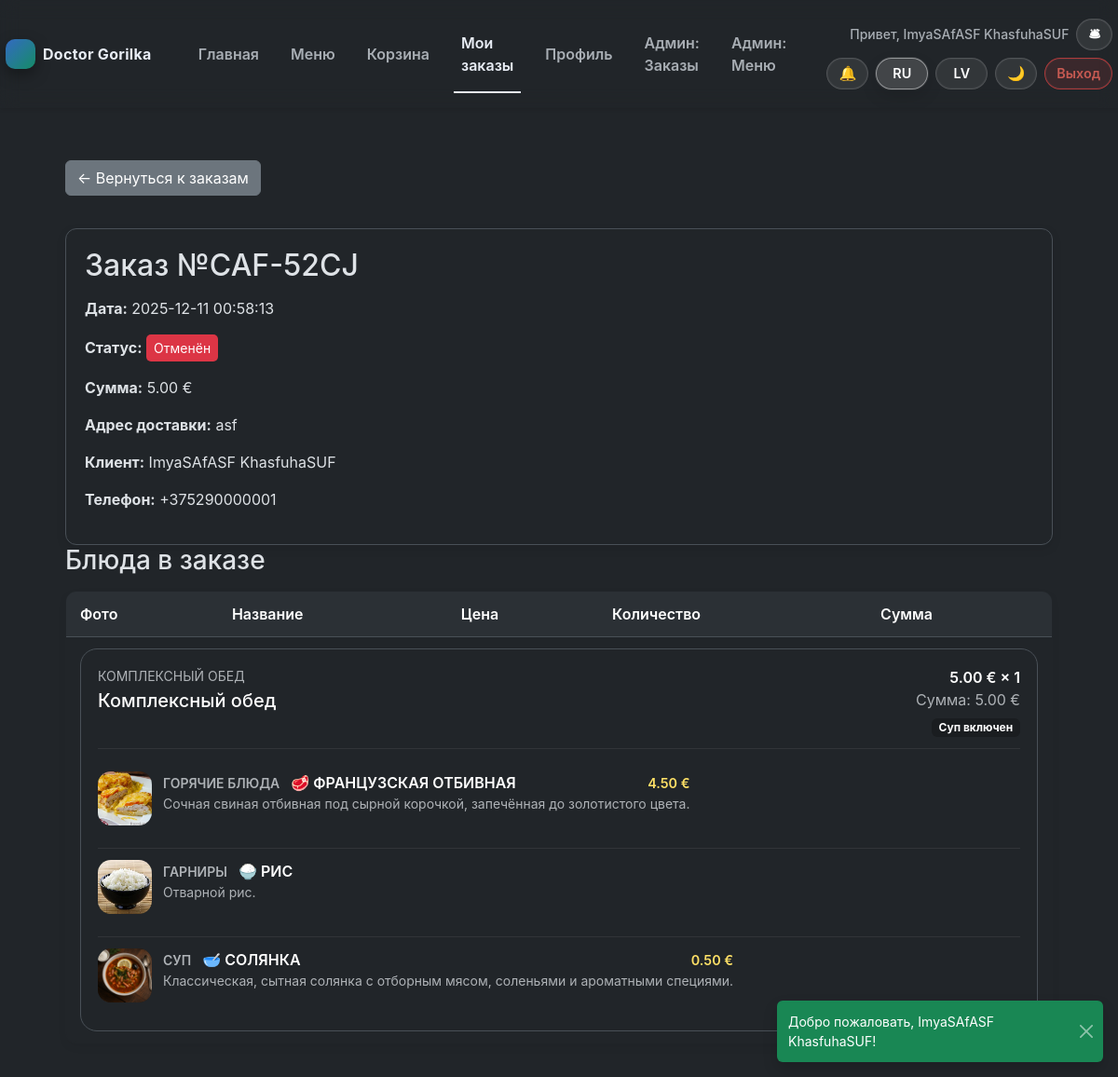
Page /orders/view?code=CAF-52CJ (signed in) on the committed database.
### tables this page shows
CREATE TABLE orders (
        id INTEGER PRIMARY KEY AUTOINCREMENT,
        user_id INTEGER NOT NULL,
        created_at TEXT DEFAULT CURRENT_TIMESTAMP,
        status TEXT CHECK(status IN ('pending','new','cooking','ready','delivered','cancelled')) DEFAULT 'pending',
        total_price REAL,
        delivery_address TEXT, order_code TEXT,
        FOREIGN KEY (user_id) REFERENCES users(id)
    );

CREATE TABLE order_items (
    id INTEGER PRIMARY KEY AUTOINCREMENT,
    order_id INTEGER NOT NULL,
    menu_id INTEGER NOT NULL,
    quantity INTEGER NOT NULL, combo_details TEXT,
    FOREIGN KEY (order_id) REFERENCES "orders_old"(id),
    FOREIGN KEY (menu_id) REFERENCES menu(id)
);

### src/Infrastructure/ViewRenderer.php (called while the page is built, shortened)
<?php
class ViewRenderer
{
    public function render(string $view, array $params = []): string
    {
        $viewFile = $this->basePath . '/' . $view . '.php';
        extract($params, EXTR_SKIP);
        require $viewFile;
        $content = ob_get_clean();
        if ($this->layout && file_exists($this->layout)) {
            return ob_get_clean();
        }
        return $content;
    }
}

### src/Application/Controller/OrderController.php (called while the page is built, shortened)
<?php
class OrderController
{
    public function view(): string
    {
        $orderCode = trim($_GET['code'] ?? '');
        $order = $orderCode !== '' ? $this->orderService->getOrderByCode($orderCode) : null;
        $orderCode = $order->orderCode ?? $orderCode;
        $isAdmin = $this->session->get('role') === 'admin';
        return $this->view->render('orders/view', [
            'title' => 'Doctor Gorilka — ' . translate('orders.view.title', ['id' => $orderCode ?: $order->id]),
            'order' => $order,
            'isAdmin' => $isAdmin,
            'orderId' => $order->id,
            'orderCode' => $orderCode,
        ]);
    }
}

### src/Infrastructure/Router.php (called while the page is built, shortened)
<?php
class Router
{
    private array $routes = [];
    public function addRoute(string $method, string $path, callable $handler): void
    {
        $normalized = $this->normalizePath($path);
        $this->routes[$method][$normalized] = $handler;
    }
    public function dispatch(string $method, string $uri): mixed
    {
        $path = $this->normalizePath(parse_url($uri, PHP_URL_PATH) ?: '/');
        $method = strtoupper($method);
        if (isset($this->routes[$method][$path])) {
            return call_user_func($this->routes[$method][$path]);
        }
        return translate('errors.not_found');
    }
    private function normalizePath(string $path): string
    {
        $path = rtrim($path, '/');
        return $path === '' ? '/' : $path;
    }
}

### src/Application/App.php (called while the page is built, shortened)
<?php
class App
{
    private Router $router;
    private function __construct(Router $router, ViewRenderer $view)
    {
        $this->router = $router;
    }
    public function run(): mixed
    {
        $method = $_SERVER['REQUEST_METHOD'] ?? 'GET';
        $uri = $_SERVER['REQUEST_URI'] ?? '/';
        return $this->router->dispatch($method, $uri);
    }
}

### src/Infrastructure/Repository/OrderRepository.php (called while the page is built, shortened)
<?php
class OrderRepository implements OrderRepositoryInterface
{
    public function findByCode(string $code): ?Order
    {
        $stmt = $this->prepare("SELECT orders.*, users.first_name, users.last_name, users.phone, users.username
            FROM orders
            LEFT JOIN users ON users.id = orders.user_id
            WHERE orders.order_code = :code");
        $stmt->bindValue(':code', $code, SQLITE3_TEXT);
        $row = $stmt->execute()->fetchArray(SQLITE3_ASSOC);
        $order = $this->mapOrder($row);
        if (isset($row['first_name']) || isset($row['last_name']) || isset($row['username'])) {
            $order->customerName = trim(($row['first_name'] ?? '') . ' ' . ($row['last_name'] ?? '')) ?: ($row['username'] ?? null);
        }
        $order->customerPhone = $row['phone'] ?? null;
        return $order;
    }
    private function mapOrder(array $row): Order
    {
        $customerName = null;
        if (isset($row['first_name']) || isset($row['last_name']) || isset($row['username'])) {
            $customerName = trim(($row['first_name'] ?? '') . ' ' . ($row['last_name'] ?? ''));
        }
        $customerPhone = $row['phone'] ?? null;
        return new Order(
            id: (int)$row['id'],
            userId: (int)$row['user_id'],
            status: $row['status'],
            totalPrice: (float)$row['total_price'],
            createdAt: $row['created_at'],
            deliveryAddress: $row['delivery_address'] ?? null,
            orderCode: $row['order_code'] ?? null,
            items: $this->fetchItems((int)$row['id']),
            customerName: $customerName,
            customerPhone: $customerPhone
        );
    }
    private function fetchItems(int $orderId): array
    {
        $stmt = $this->prepare("SELECT order_items.*, menu.title, menu.price AS menu_price, menu.image_url,
            menu.name_original, menu.name_ru, menu.name_lv
            FROM order_items
            JOIN menu ON menu.id = order_items.menu_id
            WHERE order_items.order_id = :oid");
        $stmt->bindValue(':oid', $orderId, SQLITE3_INTEGER);
        $result = $stmt->execute();
        $items = [];
        while ($row = $result->fetchArray(SQLITE3_ASSOC)) {
            $comboDetails = null;
            if (!empty($row['combo_details'])) {
                $decoded = json_decode($row['combo_details'], true);
                if (is_array($decoded)) {
                    $comboDetails = $decoded;
                }
            }
            $price = (float)($row['menu_price'] ?? 0);
            if ($comboDetails && isset($comboDetails['price'])) {
                $price = (float)$comboDetails['price'];
            }
            $items[] = new OrderItem(
                menuId: (int)$row['menu_id'],
                title: $this->resolveOrderItemTitle($row),
                price: $price,
                quantity: (int)$row['quantity'],
                imageUrl: $row['image_url'] ?? null,
                comboDetails: $comboDetails
            );
        }
        return $items;
    }
    private function resolveOrderItemTitle(array $row): string
    {
        if (!empty($row['name_original'])) {
            return $row['name_original'];
        }
        return translate('common.dish');
    }
    private function prepare(string $sql): SQLite3Stmt
    {
        return $this->db->prepare($sql);
    }
}

### src/Application/Service/OrderService.php (called while the page is built, shortened)
<?php
class OrderService
{
    public function getOrderByCode(string $orderCode): ?\App\Domain\Order
    {
        return $this->orders->findByCode($orderCode);
    }
}

### src/helpers.php (called while the page is built, shortened)
<?php
function localizationConfig(): array
{
    static $config;
    if ($config === null) {
        $config = require __DIR__ . '/../config/localization.php';
    }
    return $config;
}
function availableLocales(): array
{
    $config = localizationConfig();
    return $config['locales'] ?? [];
}
function currentLocale(): string
{
    $available = array_keys(availableLocales());
    $default = $available[0] ?? 'ru';
    return $default;
}
function translate(string $key, array $replace = [], ?string $locale = null): string
{
    $locale ??= currentLocale();
    $config = localizationConfig();
    $phrases = $config['phrases'] ?? [];
    $fallbackLocale = $config['fallback'] ?? 'ru';
    $value = $phrases[$locale][$key] ?? $phrases[$fallbackLocale][$key] ?? $key;
    foreach ($replace as $needle => $replacement) {
        $value = str_replace(':' . $needle, $replacement, $value);
    }
    return $value;
}
function translateStatus(?string $status): string
{
    return translate('status.' . $status);
}

### src/Domain/OrderItem.php (called while the page is built, shortened)
<?php
class OrderItem
{
    public function sum(): float
    {
        return $this->price * $this->quantity;
    }
    public function isCombo(): bool
    {
        return !empty($this->comboDetails);
    }
}

### autoload.php (called while the page is built, shortened)
<?php
spl_autoload_register(function (string $class): void {
    $prefix = 'App\\';
    $baseDir = __DIR__ . '/src/';
    $relativeClass = substr($class, strlen($prefix));
    $file = $baseDir . str_replace('\\', '/', $relativeClass) . '.php';
});

### resources/views/orders/view.php (the view, shortened to what this page needs)
<div class="page-container">
<?php $backUrl = $isAdmin ? '/admin/orders' : '/orders'; ?>
<div class="actions mt-20 mb-15">
    <a class="btn btn-secondary" href="<?= $backUrl ?>"><?= htmlspecialchars(translate('common.back_to_orders')) ?></a>
</div>
<div class="card-panel summary-card">
    <h2><?= htmlspecialchars(translate('orders.view.title', ['id' => $orderCode ?? $orderId])) ?></h2>
    <p><b><?= htmlspecialchars(translate('orders.view.date')) ?></b> <?= $order->createdAt ?></p>
    <p><b><?= htmlspecialchars(translate('orders.view.status')) ?></b>
        <span class="status status-<?= htmlspecialchars($order->status) ?>"><?= htmlspecialchars(translateStatus($order->status)) ?></span>
    </p>
    <p><b><?= htmlspecialchars(translate('orders.view.total')) ?></b> <?= number_format($order->totalPrice, 2, '.', ' ') ?> €</p>
    <p><b><?= htmlspecialchars(translate('orders.view.address')) ?></b> <?= nl2br(htmlspecialchars($order->deliveryAddress ?? '—')) ?></p>
    <?php if ($isAdmin): ?>
        <p><b><?= htmlspecialchars(translate('orders.view.customer')) ?></b> <?= htmlspecialchars($order->customerName ?? translate('orders.view.user_placeholder', ['id' => $order->userId])) ?></p>
        <p><b><?= htmlspecialchars(translate('orders.view.phone')) ?></b> <?= htmlspecialchars($order->customerPhone ?? translate('orders.view.phone_unknown')) ?></p>
    <?php endif; ?>
</div>
<h3><?= htmlspecialchars(translate('orders.view.dishes')) ?></h3>
<table class="table">
    <tr>
        <th><?= htmlspecialchars(translate('cart.table.photo')) ?></th>
        <th><?= htmlspecialchars(translate('cart.table.name')) ?></th>
        <th><?= htmlspecialchars(translate('cart.table.price')) ?></th>
        <th><?= htmlspecialchars(translate('cart.table.quantity')) ?></th>
        <th><?= htmlspecialchars(translate('cart.table.sum')) ?></th>
    </tr>
    <?php foreach ($order->items as $item): ?>
        <?php if ($item->isCombo()): ?>
            <?php $combo = $item->comboDetails; $comboItems = $combo['items'] ?? []; $selection = $combo['selection'] ?? []; ?>
            <tr class="combo-order-row">
                <td colspan="5">
                    <div class="combo-order-card">
                        <div class="combo-order-header">
                            <div>
                                <p class="text-uppercase text-muted small mb-1"><?= htmlspecialchars(translate('orders.view.combo_title')) ?></p>
                                <h5 class="mb-0"><?= htmlspecialchars($combo['title'] ?? $item->title) ?></h5>
                            </div>
                            <div class="text-end">
                                <div class="fw-semibold">
                                    <?= number_format($item->price, 2, '.', ' ') ?> € × <?= $item->quantity ?>
                                </div>
                                <div class="text-muted"><?= htmlspecialchars(translate('orders.view.combo_sum', ['sum' => number_format($item->sum(), 2, '.', ' ')])) ?></div>
                                <div class="badge bg-dark-subtle mt-2">
                                    <?= !empty($selection['soup']) ? htmlspecialchars(translate('orders.view.badge_with_soup')) : htmlspecialchars(translate('orders.view.badge_without_soup')) ?>
                                </div>
                            </div>
                        </div>
                        <div class="combo-breakdown">
                            <?php foreach ($comboItems as $comboItem): ?>
                                <?php
                                $itemLabel = $comboItem['category'] ?? translate('combo.category.extra');
                                $itemPrice = isset($comboItem['price']) ? (float)$comboItem['price'] : 0.0;
                                ?>
                                <div class="combo-breakdown-item">
                                    <div class="combo-breakdown-thumb">
                                        <?php if (!empty($comboItem['image'])): ?>
                                            <img src="/assets/images/<?= htmlspecialchars($comboItem['image']) ?>" alt="<?= htmlspecialchars($comboItem['title']) ?>">
                                        <?php else: ?>
                                            <span><?= htmlspecialchars(translate('common.no_photo')) ?></span>
                                        <?php endif; ?>
                                    </div>
                                    <div>
                                        <div class="combo-breakdown-title">
                                            <div>
                                                <span class="text-muted text-uppercase small me-2"><?= htmlspecialchars($itemLabel) ?></span>
                                                <?= htmlspecialchars($comboItem['title']) ?>
                                            </div>
                                            <?php if ($itemPrice > 0): ?>
                                                <div class="combo-item-price"><?= number_format($itemPrice, 2, '.', ' ') ?> €</div>
                                            <?php endif; ?>
                                        </div>
                                        <?php if (!empty($comboItem['description'])): ?>
                                            <div class="text-muted small text-truncate-2"><?= htmlspecialchars($comboItem['description']) ?></div>
                                        <?php else: ?>
                                            <div class="text-muted small fst-italic"><?= htmlspecialchars(translate('combo.placeholder_desc')) ?></div>
                                        <?php endif; ?>
                                    </div>
                                </div>
                            <?php endforeach; ?>
                        </div>
                    </div>
                </td>
            </tr>
            <?php continue; ?>
        <?php endif; ?>
    <?php endforeach; ?>
</table>
</div>

### rows in the picture
orders: created_at "2025-12-11 00:58:13", total_price "5.00", delivery_address "asf"
order_items: title "Комплексный обед", price "5.00", quantity "1", itemLabel "ГОРЯЧИЕ БЛЮДА", title "🥩 ФРАНЦУЗСКАЯ ОТБИВНАЯ", itemPrice "4.50", description "Сочная свиная отбивная под сырной корочкой, запечённая до золотистого цвета.", itemLabel "ГАРНИРЫ", title "🍚 РИС", description "Отварной рис.", itemLabel "СУП", title "🥣 СОЛЯНКА", itemPrice "0.50", description "Классическая, сытная солянка с отборным мясом, соленьями и ароматными специями."

### other values in the picture
translate('nav.home') "Главная"
translate('nav.menu') "Меню"
translate('nav.cart') "Корзина"
translate('nav.orders') "Мои заказы"
translate('nav.profile') "Профиль"
translate('nav.admin_orders') "Админ: Заказы"
translate('nav.admin_menu') "Админ: Меню"
$locale['short'] "RU"
$locale['short'] "LV"
translate('nav.logout') "Выход"
translate('common.back_to_orders') "← Вернуться к заказам"
translate('orders.view.date') "Дата:"
translate('orders.view.status') "Статус:"
translate('orders.view.total') "Сумма:"
translate('orders.view.address') "Адрес доставки:"
